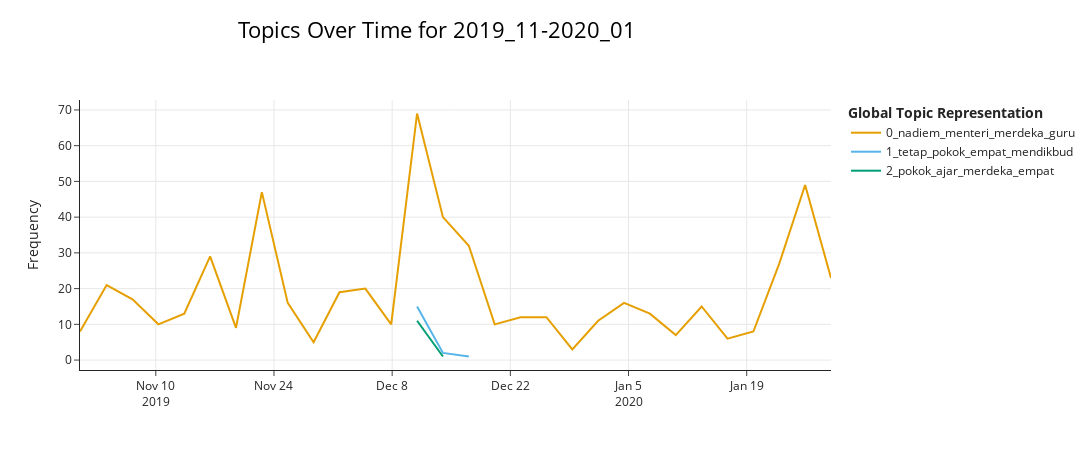
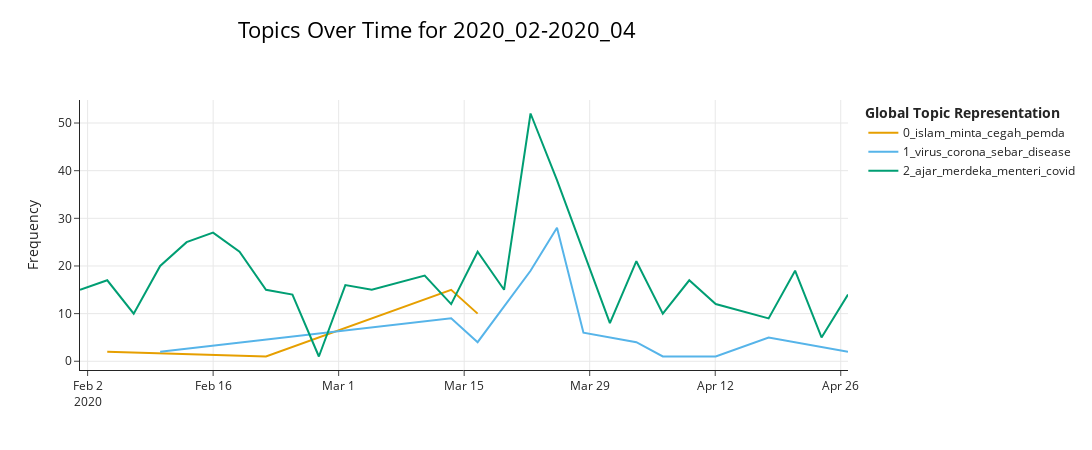
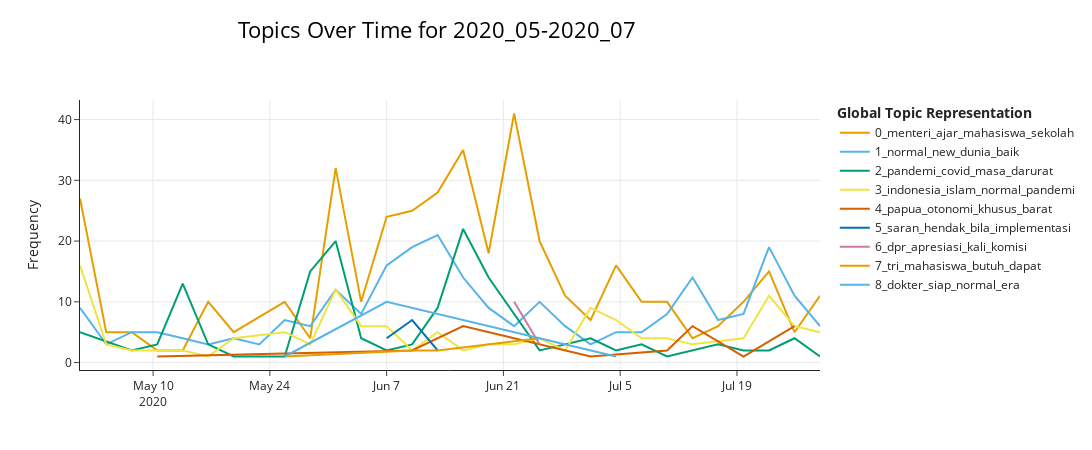
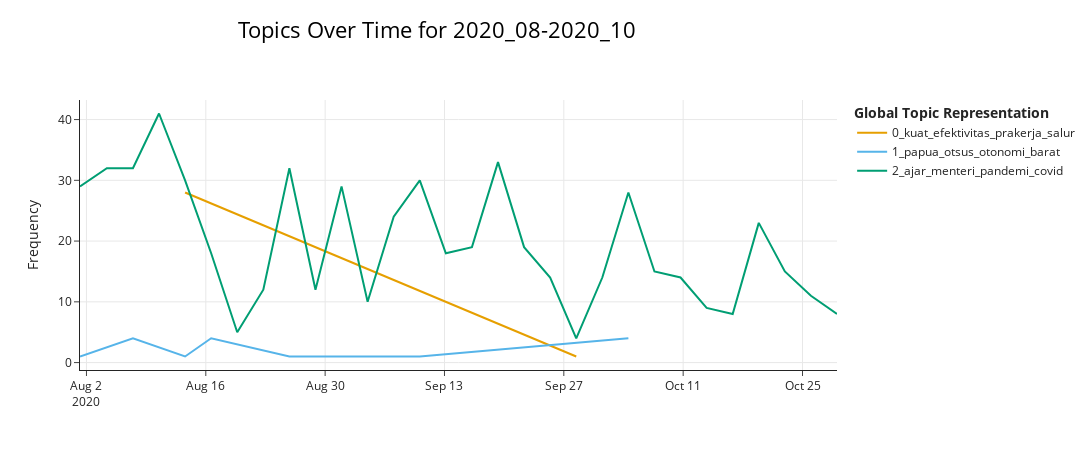

Write notebook code for charts like these, in order.
### Code cell
for period, result in results.items():
    fig = result['model'].visualize_topics_over_time(result['topics_over_time'], top_n_topics=10)
    fig.update_layout(title_text=f"Topics Over Time for {period}")
    fig.show()

### Figure 1 — Plotly figure (JSON) as saved in the notebook; plotly's stock layout.template omitted (floating-point values rounded to 4 significant figures)
{"data": [{"hoverinfo": "text", "hovertext": ["<b>Topic 0</b><br>Words: teu, buat, demo, agama, mun", "<b>Topic 0</b><br>Words: guru, amp, sehat, nadiem, jadi", "<b>Topic 0</b><br>Words: jadi, indonesia, coba, menteri, jangan", "<b>Topic 0</b><br>Words: anak, satu, makan, jadi, sedia", "<b>Topic 0</b><br>Words: tingkat, syarat, sehat, diklat, indeks", "<b>Topic 0</b><br>Words: kembang, nadiem, mendikbud, lima, indonesia", "<b>Topic 0</b><br>Words: jadi, masalah, teknik, mengakomodir, kau", "<b>Topic 0</b><br>Words: guru, jadi, nadiem, analisis, moga", "<b>Topic 0</b><br>Words: menteri, un, nadiem, blora, tau", "<b>Topic 0</b><br>Words: snmptn, utbk, kaji, analisis, arah", "<b>Topic 0</b><br>Words: aceh, jadi, guru, menteri, budaya", "<b>Topic 0</b><br>Words: banyak, guru, baru, jadi, kurikulum", "<b>Topic 0</b><br>Words: ppp, perempuan, politik, berapa, ibu", "<b>Topic 0</b><br>Words: nadiem, menteri, mendikbud, merdeka, makarim", "<b>Topic 0</b><br>Words: menteri, un, ganti, nadiem, ajar", "<b>Topic 0</b><br>Words: menteri, un, nadiem, hapus, ajar", "<b>Topic 0</b><br>Words: guru, lembaga, muhammadiyah, sistem, tuju", "<b>Topic 0</b><br>Words: nadiem, menteri, budaya, makarim, ajar", "<b>Topic 0</b><br>Words: mulus, jajah, abdul, jabar, jawa", "<b>Topic 0</b><br>Words: dewan, dialog, provinsi, publik, ajar", "<b>Topic 0</b><br>Words: ubah, kemendikbud, integrasi, apa, jadi", "<b>Topic 0</b><br>Words: malaysia, mundur, habis, kritik, menteri", "<b>Topic 0</b><br>Words: menteri, sekolah, jateng, ajar, sesi", "<b>Topic 0</b><br>Words: anies, banyak, ibu, anggar, bapak", "<b>Topic 0</b><br>Words: jago, ilmu, formal, non, arah", "<b>Topic 0</b><br>Words: anti, lingkung, masuk, nadiem, perintah", "<b>Topic 0</b><br>Words: kena, zonasi, malang, dokter, wapres", "<b>Topic 0</b><br>Words: merdeka, kampus, luncur, ajar, nadiem", "<b>Topic 0</b><br>Words: tinggi, merdeka, nadiem, kampus, makarim", "<b>Topic 0</b><br>Words: kampus, merdeka, nadiem, makarim, menteri"], "marker": {"color": "#E69F00"}, "mode": "lines", "name": "0_nadiem_menteri_merdeka_guru", "type": "scatter", "x": ["2019-11-01T00:30:28.732999+00:00", "2019-11-04T04:15:47.566666+00:00", "2019-11-07T05:48:43.133333+00:00", "2019-11-10T07:21:38.700000+00:00", "2019-11-13T08:54:34.266666+00:00", "2019-11-16T10:27:29.833333+00:00", "2019-11-19T12:00:25.400000+00:00", "2019-11-22T13:33:20.966666+00:00", "2019-11-25T15:06:16.533333+00:00", "2019-11-28T16:39:12.100000+00:00", "2019-12-01T18:12:07.666666+00:00", "2019-12-04T19:45:03.233333+00:00", "2019-12-07T21:17:58.800000+00:00", "2019-12-10T22:50:54.366666+00:00", "2019-12-14T00:23:49.933333+00:00", "2019-12-17T01:56:45.500000+00:00", "2019-12-20T03:29:41.066666+00:00", "2019-12-23T05:02:36.633333+00:00", "2019-12-26T06:35:32.200000+00:00", "2019-12-29T08:08:27.766666+00:00", "2020-01-01T09:41:23.333333+00:00", "2020-01-04T11:14:18.900000+00:00", "2020-01-07T12:47:14.466666+00:00", "2020-01-10T14:20:10.033333+00:00", "2020-01-13T15:53:05.600000+00:00", "2020-01-16T17:26:01.166666+00:00", "2020-01-19T18:58:56.733333+00:00", "2020-01-22T20:31:52.300000+00:00", "2020-01-25T22:04:47.866666+00:00", "2020-01-28T23:37:43.433333+00:00"], "y": [8, 21, 17, 10, 13, 29, 9, 47, 16, 5, 19, 20, 10, 69, 40, 32, 10, 12, 12, 3, 11, 16, 13, 7, 15, 6, 8, 27, 49, 23]}, {"hoverinfo": "text", "hovertext": ["<b>Topic 1</b><br>Words: tetap, pokok, empat, mendikbud, ajar", "<b>Topic 1</b><br>Words: tetap, pokok, empat, mendikbud, ajar", "<b>Topic 1</b><br>Words: tetap, pokok, empat, mendikbud, ajar"], "marker": {"color": "#56B4E9"}, "mode": "lines", "name": "1_tetap_pokok_empat_mendikbud", "type": "scatter", "x": ["2019-12-10T22:50:54.366666+00:00", "2019-12-14T00:23:49.933333+00:00", "2019-12-17T01:56:45.500000+00:00"], "y": [15, 2, 1]}, {"hoverinfo": "text", "hovertext": ["<b>Topic 2</b><br>Words: pokok, ajar, merdeka, empat, mendikbud", "<b>Topic 2</b><br>Words: pokok, luncur, ajar, merdeka, mendikbud"], "marker": {"color": "#009E73"}, "mode": "lines", "name": "2_pokok_ajar_merdeka_empat", "type": "scatter", "x": ["2019-12-10T22:50:54.366666+00:00", "2019-12-14T00:23:49.933333+00:00"], "y": [11, 1]}], "layout": {"height": 450, "hoverlabel": {"bgcolor": "white", "font": {"family": "Rockwell", "size": 16}}, "legend": {"title": {"text": "<b>Global Topic Representation"}}, "title": {"font": {"color": "Black", "size": 22}, "text": "Topics Over Time for 2019_11-2020_01", "x": 0.4, "xanchor": "center", "y": 0.95, "yanchor": "top"}, "width": 1250, "xaxis": {"showgrid": true}, "yaxis": {"showgrid": true, "title": {"text": "Frequency"}}}}

### Figure 2 — Plotly figure (JSON) as saved in the notebook; plotly's stock layout.template omitted (floating-point values rounded to 4 significant figures)
{"data": [{"hoverinfo": "text", "hovertext": ["<b>Topic 0</b><br>Words: islam, minta, cegah, pemda, buku", "<b>Topic 0</b><br>Words: islam, analisa, orde, jepang, belanda", "<b>Topic 0</b><br>Words: islam, minta, cegah, pemda, ikut", "<b>Topic 0</b><br>Words: islam, minta, cegah, pemda, ikut"], "marker": {"color": "#E69F00"}, "mode": "lines", "name": "0_islam_minta_cegah_pemda", "type": "scatter", "x": ["2020-02-04T04:34:06.066666+00:00", "2020-02-21T21:28:06.466666+00:00", "2020-03-13T13:11:06.933333+00:00", "2020-03-16T12:00:07+00:00"], "y": [2, 1, 15, 10]}, {"hoverinfo": "text", "hovertext": ["<b>Topic 1</b><br>Words: batam, rudi, hendri, apresiasi, virus", "<b>Topic 1</b><br>Words: corona, virus, sebar, edar, disease", "<b>Topic 1</b><br>Words: virus, corona, tunda, laksana, uji", "<b>Topic 1</b><br>Words: disease, darurat, sebar, masa, laksana", "<b>Topic 1</b><br>Words: virus, corona, masa, sebar, darurat", "<b>Topic 1</b><br>Words: virus, corona, sebar, darurat, laksana", "<b>Topic 1</b><br>Words: corona, surat, virus, sebar, edar", "<b>Topic 1</b><br>Words: kerja, rumah, rebak, virus, corona", "<b>Topic 1</b><br>Words: menindaklanjuti, disease, virus, corona, timur", "<b>Topic 1</b><br>Words: timur, jawa, panjang, corona, virus", "<b>Topic 1</b><br>Words: siswa, perintah, ajar, virus, beri"], "marker": {"color": "#56B4E9"}, "mode": "lines", "name": "1_virus_corona_sebar_disease", "type": "scatter", "x": ["2020-02-10T02:12:06.200000+00:00", "2020-03-13T13:11:06.933333+00:00", "2020-03-16T12:00:07+00:00", "2020-03-22T09:38:07.133333+00:00", "2020-03-25T08:27:07.200000+00:00", "2020-03-28T07:16:07.266666+00:00", "2020-04-03T04:54:07.400000+00:00", "2020-04-06T03:43:07.466666+00:00", "2020-04-12T01:21:07.600000+00:00", "2020-04-17T22:59:07.733333+00:00", "2020-04-26T19:26:07.933333+00:00"], "y": [2, 9, 4, 19, 28, 6, 4, 1, 1, 5, 2]}, {"hoverinfo": "text", "hovertext": ["<b>Topic 2</b><br>Words: vokasi, merdeka, nadiem, menteri, kampus", "<b>Topic 2</b><br>Words: pangan, merdeka, sekolah, kampus, harap", "<b>Topic 2</b><br>Words: analisis, buku, merdeka, urai, krisis", "<b>Topic 2</b><br>Words: menteri, sekolah, dana, merdeka, budaya", "<b>Topic 2</b><br>Words: jadi, sekolah, ajar, buat, budaya", "<b>Topic 2</b><br>Words: bayar, merdeka, menteri, sekolah, nadiem", "<b>Topic 2</b><br>Words: menteri, spp, budaya, nadiem, bayar", "<b>Topic 2</b><br>Words: olah, sekolah, menteri, kpai, guru", "<b>Topic 2</b><br>Words: merdeka, menteri, kalau, kampus, nasional", "<b>Topic 2</b><br>Words: polling, timbang, mang, moga, bidang", "<b>Topic 2</b><br>Words: merdeka, budaya, guru, ajar, menteri", "<b>Topic 2</b><br>Words: merdeka, kampus, semua, alur, memasilitasi", "<b>Topic 2</b><br>Words: merdeka, asing, tak, kampus, dunia", "<b>Topic 2</b><br>Words: libur, sekolah, balikpapan, unika, ajar", "<b>Topic 2</b><br>Words: perintah, ajar, guru, dinas, rumah", "<b>Topic 2</b><br>Words: merdeka, ajar, kampus, menteri, guru", "<b>Topic 2</b><br>Words: covid, ajar, siswa, mendikbud, diy", "<b>Topic 2</b><br>Words: covid, ajar, laksana, masa, darurat", "<b>Topic 2</b><br>Words: ajar, edar, surat, rumah, darurat", "<b>Topic 2</b><br>Words: rangka, dasar, kabupaten, provinsi, negara", "<b>Topic 2</b><br>Words: lbp, guru, enggak, perintah, covid", "<b>Topic 2</b><br>Words: luar, negeri, ajar, metode, sukses", "<b>Topic 2</b><br>Words: ajar, indonesia, times, daring, karakter", "<b>Topic 2</b><br>Words: rumah, ajar, menteri, covid, kampus", "<b>Topic 2</b><br>Words: bangsa, indonesia, pakar, ikn, cecep", "<b>Topic 2</b><br>Words: ajar, covid, enggak, ekonomi, lebih", "<b>Topic 2</b><br>Words: medis, ars, university, riset, tinggal", "<b>Topic 2</b><br>Words: amp, jauh, ajar, jarak, buat"], "marker": {"color": "#009E73"}, "mode": "lines", "name": "2_ajar_merdeka_menteri_covid", "type": "scatter", "x": ["2020-02-01T03:37:37.798000+00:00", "2020-02-04T04:34:06.066666+00:00", "2020-02-07T03:23:06.133333+00:00", "2020-02-10T02:12:06.200000+00:00", "2020-02-13T01:01:06.266666+00:00", "2020-02-15T23:50:06.333333+00:00", "2020-02-18T22:39:06.400000+00:00", "2020-02-21T21:28:06.466666+00:00", "2020-02-24T20:17:06.533333+00:00", "2020-02-27T19:06:06.600000+00:00", "2020-03-01T17:55:06.666666+00:00", "2020-03-04T16:44:06.733333+00:00", "2020-03-10T14:22:06.866666+00:00", "2020-03-13T13:11:06.933333+00:00", "2020-03-16T12:00:07+00:00", "2020-03-19T10:49:07.066666+00:00", "2020-03-22T09:38:07.133333+00:00", "2020-03-25T08:27:07.200000+00:00", "2020-03-28T07:16:07.266666+00:00", "2020-03-31T06:05:07.333333+00:00", "2020-04-03T04:54:07.400000+00:00", "2020-04-06T03:43:07.466666+00:00", "2020-04-09T02:32:07.533333+00:00", "2020-04-12T01:21:07.600000+00:00", "2020-04-17T22:59:07.733333+00:00", "2020-04-20T21:48:07.800000+00:00", "2020-04-23T20:37:07.866666+00:00", "2020-04-26T19:26:07.933333+00:00"], "y": [15, 17, 10, 20, 25, 27, 23, 15, 14, 1, 16, 15, 18, 12, 23, 15, 52, 38, 23, 8, 21, 10, 17, 12, 9, 19, 5, 14]}], "layout": {"height": 450, "hoverlabel": {"bgcolor": "white", "font": {"family": "Rockwell", "size": 16}}, "legend": {"title": {"text": "<b>Global Topic Representation"}}, "title": {"font": {"color": "Black", "size": 22}, "text": "Topics Over Time for 2020_02-2020_04", "x": 0.4, "xanchor": "center", "y": 0.95, "yanchor": "top"}, "width": 1250, "xaxis": {"showgrid": true}, "yaxis": {"showgrid": true, "title": {"text": "Frequency"}}}}

### Figure 3 — Plotly figure (JSON) as saved in the notebook; plotly's stock layout.template omitted (floating-point values rounded to 4 significant figures)
{"data": [{"hoverinfo": "text", "hovertext": ["<b>Topic 0</b><br>Words: mahasiswa, hari, nasional, undip, hubung", "<b>Topic 0</b><br>Words: vokasi, kemendikbud, terbit, khusus, minta", "<b>Topic 0</b><br>Words: direktur, jenderal, syahril, phddilantik, iwan", "<b>Topic 0</b><br>Words: bandar, himpun, dinas, masingmasing, lampung", "<b>Topic 0</b><br>Words: daoed, joesoef, mui, delegasi, kolonial", "<b>Topic 0</b><br>Words: kampus, manajemen, tuntut, mahasiswa, masing", "<b>Topic 0</b><br>Words: manajemen, pigai, uny, pil, jokowi", "<b>Topic 0</b><br>Words: pkb, menteri, budaya, baru, ajar", "<b>Topic 0</b><br>Words: negeri, joko, pesantrean, antarwilayah, dikpora", "<b>Topic 0</b><br>Words: menteri, kampus, buat, nya, laku", "<b>Topic 0</b><br>Words: soal, rakyat, contoh, dprd, kemarin", "<b>Topic 0</b><br>Words: perintah, pesantren, afirmasi, menteri, khusus", "<b>Topic 0</b><br>Words: tlng, kuliah, buat, mahasiswa, kembang", "<b>Topic 0</b><br>Words: menteri, pondok, umum, menko, pmk", "<b>Topic 0</b><br>Words: menteri, ajar, budaya, tahun, mahasiswa", "<b>Topic 0</b><br>Words: ajar, jarak, menteri, budaya, jauh", "<b>Topic 0</b><br>Words: menteri, jakarta, ppdb, dki, demo", "<b>Topic 0</b><br>Words: usia, sekolah, zonasi, murid, menteri", "<b>Topic 0</b><br>Words: sekolah, anak, zonasi, makin, ngada", "<b>Topic 0</b><br>Words: menteri, sekarang, bukan, ruwet, begini", "<b>Topic 0</b><br>Words: menteri, denpasar, mahasiswa, perintah, turun", "<b>Topic 0</b><br>Words: tua, buntut, orang, ppdb, polemik", "<b>Topic 0</b><br>Words: menteri, uu, sekolah, kampus, thomas", "<b>Topic 0</b><br>Words: kondisi, memang, jangan, hilih, mbak", "<b>Topic 0</b><br>Words: bakal, daftar, kok, kalo, kampus", "<b>Topic 0</b><br>Words: kau, tentu, menteri, ajar, udayana", "<b>Topic 0</b><br>Words: menteri, garut, nya, mendikbud, sekolah", "<b>Topic 0</b><br>Words: menteri, obrol, sekarang, hidup, homeschooling", "<b>Topic 0</b><br>Words: menteri, data, suluh, sekolah, hidup"], "marker": {"color": "#E69F00"}, "mode": "lines", "name": "0_menteri_ajar_mahasiswa_sekolah", "type": "scatter", "x": ["2020-05-01T05:44:38.976999+00:00", "2020-05-04T09:17:14.100000+00:00", "2020-05-07T10:37:48.200000+00:00", "2020-05-10T11:58:22.300000+00:00", "2020-05-13T13:18:56.400000+00:00", "2020-05-16T14:39:30.500000+00:00", "2020-05-19T16:00:04.600000+00:00", "2020-05-25T18:41:12.800000+00:00", "2020-05-28T20:01:46.900000+00:00", "2020-05-31T21:22:21+00:00", "2020-06-03T22:42:55.100000+00:00", "2020-06-07T00:03:29.200000+00:00", "2020-06-10T01:24:03.300000+00:00", "2020-06-13T02:44:37.400000+00:00", "2020-06-16T04:05:11.500000+00:00", "2020-06-19T05:25:45.600000+00:00", "2020-06-22T06:46:19.700000+00:00", "2020-06-25T08:06:53.800000+00:00", "2020-06-28T09:27:27.900000+00:00", "2020-07-01T10:48:02+00:00", "2020-07-04T12:08:36.100000+00:00", "2020-07-07T13:29:10.200000+00:00", "2020-07-10T14:49:44.300000+00:00", "2020-07-13T16:10:18.400000+00:00", "2020-07-16T17:30:52.500000+00:00", "2020-07-19T18:51:26.600000+00:00", "2020-07-22T20:12:00.700000+00:00", "2020-07-25T21:32:34.800000+00:00", "2020-07-28T22:53:08.900000+00:00"], "y": [27, 5, 5, 2, 2, 10, 5, 10, 4, 32, 10, 24, 25, 28, 35, 18, 41, 20, 11, 7, 16, 10, 10, 4, 6, 10, 15, 5, 11]}, {"hoverinfo": "text", "hovertext": ["<b>Topic 1</b><br>Words: rakyat, bangsa, buah, ajar, hari", "<b>Topic 1</b><br>Words: mulia, langit, setinggi, terhormattidak, perspektif", "<b>Topic 1</b><br>Words: baru, edukreator, akademi, insan, bebas", "<b>Topic 1</b><br>Words: sosial, bapak, tak, lpes, malu", "<b>Topic 1</b><br>Words: lihat, baik, politik, hidup, semua", "<b>Topic 1</b><br>Words: sekarang, dunia, ekonomi, bangsa, kondisi", "<b>Topic 1</b><br>Words: mungkin, kesel, prank, makin, miskin", "<b>Topic 1</b><br>Words: harga, paham, jelas, masyarakat, perlu", "<b>Topic 1</b><br>Words: normal, new, batam, sektor, sisi", "<b>Topic 1</b><br>Words: press, conference, kang, jabar, sore", "<b>Topic 1</b><br>Words: sahabat, normal, jabar, sore, enggak", "<b>Topic 1</b><br>Words: anggar, agam, tingkat, new, kata", "<b>Topic 1</b><br>Words: sosial, usul, ekonomi, selalu, rakyat", "<b>Topic 1</b><br>Words: normal, new, perintah, politik, nampaknya", "<b>Topic 1</b><br>Words: batas, undang, normal, new, ajang", "<b>Topic 1</b><br>Words: sih, baik, antah, ekonomi, normal", "<b>Topic 1</b><br>Words: kirakira, legislator, puji, new, ajar", "<b>Topic 1</b><br>Words: bangsa, ganti, murid, pejaratan, kapitalisme", "<b>Topic 1</b><br>Words: kaum, tarik, zonasi, buat, hehe", "<b>Topic 1</b><br>Words: negara, wajib, sehat, poin, busuk", "<b>Topic 1</b><br>Words: ganti, mikir, ajang, mbok, kurikulum", "<b>Topic 1</b><br>Words: refleksi, nadiem, percaya, apa, sektor", "<b>Topic 1</b><br>Words: rb, buka, rumus, pak, lah", "<b>Topic 1</b><br>Words: ekonomi, sosial, nafas, atur, lihat", "<b>Topic 1</b><br>Words: rakyat, bukan, buat, baik, ganti", "<b>Topic 1</b><br>Words: rakyat, sehat, gin, faktor, orang", "<b>Topic 1</b><br>Words: sd, online, amp, ponsel, jangka", "<b>Topic 1</b><br>Words: ribu, dunia, banyak, ajar, punya", "<b>Topic 1</b><br>Words: ribu, bpip, sejarah, sosial, masyarakat", "<b>Topic 1</b><br>Words: murid, tri, mas, betapa, orang"], "marker": {"color": "#56B4E9"}, "mode": "lines", "name": "1_normal_new_dunia_baik", "type": "scatter", "x": ["2020-05-01T05:44:38.976999+00:00", "2020-05-04T09:17:14.100000+00:00", "2020-05-07T10:37:48.200000+00:00", "2020-05-10T11:58:22.300000+00:00", "2020-05-13T13:18:56.400000+00:00", "2020-05-16T14:39:30.500000+00:00", "2020-05-19T16:00:04.600000+00:00", "2020-05-22T17:20:38.700000+00:00", "2020-05-25T18:41:12.800000+00:00", "2020-05-28T20:01:46.900000+00:00", "2020-05-31T21:22:21+00:00", "2020-06-03T22:42:55.100000+00:00", "2020-06-07T00:03:29.200000+00:00", "2020-06-10T01:24:03.300000+00:00", "2020-06-13T02:44:37.400000+00:00", "2020-06-16T04:05:11.500000+00:00", "2020-06-19T05:25:45.600000+00:00", "2020-06-22T06:46:19.700000+00:00", "2020-06-25T08:06:53.800000+00:00", "2020-06-28T09:27:27.900000+00:00", "2020-07-01T10:48:02+00:00", "2020-07-04T12:08:36.100000+00:00", "2020-07-07T13:29:10.200000+00:00", "2020-07-10T14:49:44.300000+00:00", "2020-07-13T16:10:18.400000+00:00", "2020-07-16T17:30:52.500000+00:00", "2020-07-19T18:51:26.600000+00:00", "2020-07-22T20:12:00.700000+00:00", "2020-07-25T21:32:34.800000+00:00", "2020-07-28T22:53:08.900000+00:00"], "y": [9, 3, 5, 5, 4, 3, 4, 3, 7, 6, 12, 8, 16, 19, 21, 14, 9, 6, 10, 6, 3, 5, 5, 8, 14, 7, 8, 19, 11, 6]}, {"hoverinfo": "text", "hovertext": ["<b>Topic 2</b><br>Words: pandemi, covid, terbang, masa, larang", "<b>Topic 2</b><br>Words: pandemi, soon, smi, coming, rubah", "<b>Topic 2</b><br>Words: covid, pandemi, mei, tinggal, masa", "<b>Topic 2</b><br>Words: lama, pandemi, ubah, covid, masa", "<b>Topic 2</b><br>Words: pandemi, medan, covid, tanggal, masa", "<b>Topic 2</b><br>Words: uji, perkembanga, deret, rangkai, covid", "<b>Topic 2</b><br>Words: faktor, sisi, disiplin, kolektif, gagal", "<b>Topic 2</b><br>Words: panjang, diy, masa, darurat, covid", "<b>Topic 2</b><br>Words: jawa, timur, masa, covid, pandemi", "<b>Topic 2</b><br>Words: inklusi, jepang, pandemi, murid, bantu", "<b>Topic 2</b><br>Words: pandemik, relaksasi, spp, beban, segera", "<b>Topic 2</b><br>Words: stafstafnya, pecah, pandemi, ku, heran", "<b>Topic 2</b><br>Words: pandemi, covid, bahas, sama, masa", "<b>Topic 2</b><br>Words: pandemi, masa, covid, prinsip, tahu", "<b>Topic 2</b><br>Words: dukung, pandemi, luncur, covid, dampak", "<b>Topic 2</b><br>Words: pandemi, masa, dukung, terus, covid", "<b>Topic 2</b><br>Words: zona, ima, khusi, makariem, wilayah", "<b>Topic 2</b><br>Words: mimbar, pandemi, intelektual, tinggi, masa", "<b>Topic 2</b><br>Words: saksi, pandemi, tayang, coronavirus, sabtu", "<b>Topic 2</b><br>Words: sekolah, pandemi, sembuh, duniawi, selaras", "<b>Topic 2</b><br>Words: pandemic, dunia, masa, baru, pandemi", "<b>Topic 2</b><br>Words: pandemi, covid, solutif, entah, masa", "<b>Topic 2</b><br>Words: pandemi, masa, sih, tegel, kapital", "<b>Topic 2</b><br>Words: demonstrasi, pandemi, unila, bem, bawa", "<b>Topic 2</b><br>Words: pandemi, nya, masa, siswa, acapkali", "<b>Topic 2</b><br>Words: pandemi, bengkalai, kntl, kulon, tidur"], "marker": {"color": "#009E73"}, "mode": "lines", "name": "2_pandemi_covid_masa_darurat", "type": "scatter", "x": ["2020-05-01T05:44:38.976999+00:00", "2020-05-07T10:37:48.200000+00:00", "2020-05-10T11:58:22.300000+00:00", "2020-05-13T13:18:56.400000+00:00", "2020-05-16T14:39:30.500000+00:00", "2020-05-19T16:00:04.600000+00:00", "2020-05-25T18:41:12.800000+00:00", "2020-05-28T20:01:46.900000+00:00", "2020-05-31T21:22:21+00:00", "2020-06-03T22:42:55.100000+00:00", "2020-06-07T00:03:29.200000+00:00", "2020-06-10T01:24:03.300000+00:00", "2020-06-13T02:44:37.400000+00:00", "2020-06-16T04:05:11.500000+00:00", "2020-06-19T05:25:45.600000+00:00", "2020-06-22T06:46:19.700000+00:00", "2020-06-25T08:06:53.800000+00:00", "2020-07-01T10:48:02+00:00", "2020-07-04T12:08:36.100000+00:00", "2020-07-07T13:29:10.200000+00:00", "2020-07-10T14:49:44.300000+00:00", "2020-07-16T17:30:52.500000+00:00", "2020-07-19T18:51:26.600000+00:00", "2020-07-22T20:12:00.700000+00:00", "2020-07-25T21:32:34.800000+00:00", "2020-07-28T22:53:08.900000+00:00"], "y": [5, 2, 3, 13, 3, 1, 1, 15, 20, 4, 2, 3, 9, 22, 14, 8, 2, 4, 2, 3, 1, 3, 2, 2, 4, 1]}, {"hoverinfo": "text", "hovertext": ["<b>Topic 3</b><br>Words: indonesia, ing, moga, pandemi, baik", "<b>Topic 3</b><br>Words: indonesia, sangsi, nasional, kalau, masalah", "<b>Topic 3</b><br>Words: indonesia, kalian, mentok, indonesiamasih, esai", "<b>Topic 3</b><br>Words: win, aco, orangorang, kualitas, pantas", "<b>Topic 3</b><br>Words: poljam, jambi, force, seminar, narasumber", "<b>Topic 3</b><br>Words: indonesia, hi, ptn, pil, bukti", "<b>Topic 3</b><br>Words: kalian, ado, yusuf, indonesia, new", "<b>Topic 3</b><br>Words: mergo, gurune, indonesia, sing, vokasi", "<b>Topic 3</b><br>Words: islam, normal, indonesia, new, masuk", "<b>Topic 3</b><br>Words: sesi, ora, muhammadiyah, indonesia, human", "<b>Topic 3</b><br>Words: indonesia, ekonomi, didownload, sandungan, reportnya", "<b>Topic 3</b><br>Words: tentu, berikn, enak, hidayah, sengsara", "<b>Topic 3</b><br>Words: kemndikbud, indonesia, pusatgugus, pasuk, penting", "<b>Topic 3</b><br>Words: santri, kamaruddin, dirjen, amin, pasti", "<b>Topic 3</b><br>Words: pesantren, hamidah, menganaktirikan, sowan, luluk", "<b>Topic 3</b><br>Words: bos, trmksh, sosok, diam, anggota", "<b>Topic 3</b><br>Words: soal, jemaah, wae, podo, gek", "<b>Topic 3</b><br>Words: bidik, agresif, basis, tangkal, panislamisme", "<b>Topic 3</b><br>Words: indonesia, transformasi, buru, asumsi, riset", "<b>Topic 3</b><br>Words: indonesia, artikel, wa, sobat, sama", "<b>Topic 3</b><br>Words: indonesia, arti, ganti, salah, tiap", "<b>Topic 3</b><br>Words: uu, agama, gt, reposted, islam", "<b>Topic 3</b><br>Words: maya, indonesia, timbul, atau, dunia", "<b>Topic 3</b><br>Words: indonesia, dadi, mengtri, ora, batas", "<b>Topic 3</b><br>Words: indonesia, nu, nadiem, muhammadiyah, merdeka", "<b>Topic 3</b><br>Words: keliru, gadai, gerindra, copot, indonesia", "<b>Topic 3</b><br>Words: indonesia, advokasi, bagus, maju, mungkin"], "marker": {"color": "#F0E442"}, "mode": "lines", "name": "3_indonesia_islam_normal_pandemi", "type": "scatter", "x": ["2020-05-01T05:44:38.976999+00:00", "2020-05-04T09:17:14.100000+00:00", "2020-05-07T10:37:48.200000+00:00", "2020-05-13T13:18:56.400000+00:00", "2020-05-16T14:39:30.500000+00:00", "2020-05-19T16:00:04.600000+00:00", "2020-05-25T18:41:12.800000+00:00", "2020-05-28T20:01:46.900000+00:00", "2020-05-31T21:22:21+00:00", "2020-06-03T22:42:55.100000+00:00", "2020-06-07T00:03:29.200000+00:00", "2020-06-10T01:24:03.300000+00:00", "2020-06-13T02:44:37.400000+00:00", "2020-06-16T04:05:11.500000+00:00", "2020-06-19T05:25:45.600000+00:00", "2020-06-22T06:46:19.700000+00:00", "2020-06-25T08:06:53.800000+00:00", "2020-06-28T09:27:27.900000+00:00", "2020-07-01T10:48:02+00:00", "2020-07-04T12:08:36.100000+00:00", "2020-07-07T13:29:10.200000+00:00", "2020-07-10T14:49:44.300000+00:00", "2020-07-13T16:10:18.400000+00:00", "2020-07-19T18:51:26.600000+00:00", "2020-07-22T20:12:00.700000+00:00", "2020-07-25T21:32:34.800000+00:00", "2020-07-28T22:53:08.900000+00:00"], "y": [16, 3, 2, 2, 1, 4, 5, 3, 12, 6, 6, 2, 5, 2, 3, 3, 4, 2, 9, 7, 4, 4, 3, 4, 11, 6, 5]}, {"hoverinfo": "text", "hovertext": ["<b>Topic 4</b><br>Words: papua, ntt, tawar, endonesah, dikit", "<b>Topic 4</b><br>Words: papua, bidang, timpa, pusatmelainkan, otsus", "<b>Topic 4</b><br>Words: papua, bangun, infrastruktur, otonomi, michael", "<b>Topic 4</b><br>Words: papua, otonomi, tanah, infrastruktur, bangun", "<b>Topic 4</b><br>Words: papua, barat, otsus, otonomi, perintah", "<b>Topic 4</b><br>Words: papua, otonomi, khusus, asli, citacitanya", "<b>Topic 4</b><br>Words: papua, emas, barat, otonomi, bangun", "<b>Topic 4</b><br>Words: papua, otonomi, barat, sdm, sendiri"], "marker": {"color": "#D55E00"}, "mode": "lines", "name": "4_papua_otonomi_khusus_barat", "type": "scatter", "x": ["2020-05-10T11:58:22.300000+00:00", "2020-06-10T01:24:03.300000+00:00", "2020-06-16T04:05:11.500000+00:00", "2020-07-01T10:48:02+00:00", "2020-07-10T14:49:44.300000+00:00", "2020-07-13T16:10:18.400000+00:00", "2020-07-19T18:51:26.600000+00:00", "2020-07-25T21:32:34.800000+00:00"], "y": [1, 2, 6, 1, 2, 6, 1, 6]}, {"hoverinfo": "text", "hovertext": ["<b>Topic 5</b><br>Words: saran, hendak, bila, implementasi, dar", "<b>Topic 5</b><br>Words: hendak, saran, bila, implementasi, dar", "<b>Topic 5</b><br>Words: hendak, saran, bila, implementasi, dar"], "marker": {"color": "#0072B2"}, "mode": "lines", "name": "5_saran_hendak_bila_implementasi", "type": "scatter", "x": ["2020-06-07T00:03:29.200000+00:00", "2020-06-10T01:24:03.300000+00:00", "2020-06-13T02:44:37.400000+00:00"], "y": [4, 7, 2]}, {"hoverinfo": "text", "hovertext": ["<b>Topic 6</b><br>Words: apresiasi, dpr, kali, komisi, bantu", "<b>Topic 6</b><br>Words: dpr, kali, komisi, relaksasi, biaya"], "marker": {"color": "#CC79A7"}, "mode": "lines", "name": "6_dpr_apresiasi_kali_komisi", "type": "scatter", "x": ["2020-06-22T06:46:19.700000+00:00", "2020-06-25T08:06:53.800000+00:00"], "y": [10, 3]}, {"hoverinfo": "text", "hovertext": ["<b>Topic 7</b><br>Words: akademika, sivitas, dosen, dr, tenaga", "<b>Topic 7</b><br>Words: perancis, mending, jerman, edc, bahasa", "<b>Topic 7</b><br>Words: butuh, tri, untuk, aktor, kebijakanyang", "<b>Topic 7</b><br>Words: mahasiswa, satu, tiga, dukung, mendikbud", "<b>Topic 7</b><br>Words: dapat, multibahasa, kebudayan, aksaranews, bio"], "marker": {"color": "#E69F00"}, "mode": "lines", "name": "7_tri_mahasiswa_butuh_dapat", "type": "scatter", "x": ["2020-05-25T18:41:12.800000+00:00", "2020-06-10T01:24:03.300000+00:00", "2020-06-13T02:44:37.400000+00:00", "2020-06-19T05:25:45.600000+00:00", "2020-06-25T08:06:53.800000+00:00"], "y": [1, 2, 2, 3, 4]}, {"hoverinfo": "text", "hovertext": ["<b>Topic 8</b><br>Words: virtual, sepenuh, perlu, pesantren, khusus", "<b>Topic 8</b><br>Words: dokter, siap, normal, era, baru", "<b>Topic 8</b><br>Words: siap, beberapa, dokter, kerumun, protokol"], "marker": {"color": "#56B4E9"}, "mode": "lines", "name": "8_dokter_siap_normal_era", "type": "scatter", "x": ["2020-05-25T18:41:12.800000+00:00", "2020-06-07T00:03:29.200000+00:00", "2020-07-04T12:08:36.100000+00:00"], "y": [1, 10, 1]}], "layout": {"height": 450, "hoverlabel": {"bgcolor": "white", "font": {"family": "Rockwell", "size": 16}}, "legend": {"title": {"text": "<b>Global Topic Representation"}}, "title": {"font": {"color": "Black", "size": 22}, "text": "Topics Over Time for 2020_05-2020_07", "x": 0.4, "xanchor": "center", "y": 0.95, "yanchor": "top"}, "width": 1250, "xaxis": {"showgrid": true}, "yaxis": {"showgrid": true, "title": {"text": "Frequency"}}}}

### Figure 4 — Plotly figure (JSON) as saved in the notebook; plotly's stock layout.template omitted (floating-point values rounded to 4 significant figures)
{"data": [{"hoverinfo": "text", "hovertext": ["<b>Topic 0</b><br>Words: kuat, prakerja, efektivitas, salur, kartu", "<b>Topic 0</b><br>Words: tingkat, lkt, menindaklanjuti, kuat, profesionalisme"], "marker": {"color": "#E69F00"}, "mode": "lines", "name": "0_kuat_efektivitas_prakerja_salur", "type": "scatter", "x": ["2020-08-13T13:40:23.733333+00:00", "2020-09-28T10:56:45.233333+00:00"], "y": [28, 1]}, {"hoverinfo": "text", "hovertext": ["<b>Topic 1</b><br>Words: papua, otonomi, otsus, roh, khusus", "<b>Topic 1</b><br>Words: papua, otonomi, otsus, prestasi, beasiswa", "<b>Topic 1</b><br>Words: papua, barat, pemudapemuda, hs, ppi", "<b>Topic 1</b><br>Words: papua, barat, otsus, otonomi, implementasi", "<b>Topic 1</b><br>Words: papua, otsus, mbawa, mperpanjang, tlh", "<b>Topic 1</b><br>Words: filipina, papua, komisi, tinggi, waris", "<b>Topic 1</b><br>Words: papua, kurang, cukup, mngekspos, otsus", "<b>Topic 1</b><br>Words: papua, yaaotsus, mensejahterkan, sogok, otsus", "<b>Topic 1</b><br>Words: papua, barat, otonomi, khusus, putra"], "marker": {"color": "#56B4E9"}, "mode": "lines", "name": "1_papua_otsus_otonomi_barat", "type": "scatter", "x": ["2020-08-01T05:47:52.836999+00:00", "2020-08-07T10:50:12.866666+00:00", "2020-08-13T13:40:23.733333+00:00", "2020-08-16T15:05:29.166666+00:00", "2020-08-25T19:20:45.466666+00:00", "2020-08-28T20:45:50.900000+00:00", "2020-09-07T01:01:07.200000+00:00", "2020-09-10T02:26:12.633333+00:00", "2020-10-04T13:46:56.100000+00:00"], "y": [1, 4, 1, 4, 1, 1, 1, 1, 4]}, {"hoverinfo": "text", "hovertext": ["<b>Topic 2</b><br>Words: program, covid, nadiem, perintah, sebut", "<b>Topic 2</b><br>Words: sekolah, indonesia, jadi, amp, menteri", "<b>Topic 2</b><br>Words: ajar, menteri, sekolah, zona, kuning", "<b>Topic 2</b><br>Words: sekolah, pandemi, ajar, masa, covid", "<b>Topic 2</b><br>Words: covid, laku, reformasi, budaya, ajar", "<b>Topic 2</b><br>Words: aspek, indonesia, jadi, angkat, kemendikbud", "<b>Topic 2</b><br>Words: gue, baju, covid, pandemi, pakai", "<b>Topic 2</b><br>Words: kira, tak, utbk, ringan, uny", "<b>Topic 2</b><br>Words: ajar, menteri, pandemi, kemendikbud, covid", "<b>Topic 2</b><br>Words: pandemi, satu, ajar, bapak, ki", "<b>Topic 2</b><br>Words: ajar, pandemi, covid, masa, menteri", "<b>Topic 2</b><br>Words: rutinitas, perhati, alokasi, anggar, covid", "<b>Topic 2</b><br>Words: menteri, beri, nilai, positif, siswa", "<b>Topic 2</b><br>Words: tv, siar, ajar, mahasiswa, bikin", "<b>Topic 2</b><br>Words: inews, merdeka, pandemi, youtube, tengah", "<b>Topic 2</b><br>Words: sejarah, kurikulum, leader, indonesia, jadi", "<b>Topic 2</b><br>Words: mahasura, salam, muda, ajar, covid", "<b>Topic 2</b><br>Words: dinas, ajar, kurikulum, budaya, perintah", "<b>Topic 2</b><br>Words: bantu, kuota, internet, nadiem, budaya", "<b>Topic 2</b><br>Words: amp, bangsa, tetap, masuk, tak", "<b>Topic 2</b><br>Words: kampus, merdeka, menteri, indonesia, sama", "<b>Topic 2</b><br>Words: buat, ganti, ajar, pandemi, indonesia", "<b>Topic 2</b><br>Words: ajar, jadi, nasional, menteri, atur", "<b>Topic 2</b><br>Words: formal, kemendikbud, uji, bakamla, kampus", "<b>Topic 2</b><br>Words: cuci, tangan, sabun, menteri, lewat", "<b>Topic 2</b><br>Words: politik, nadin, bogor, pak, tenaga", "<b>Topic 2</b><br>Words: sama, perintah, pandemi, masa, nasional", "<b>Topic 2</b><br>Words: evaluasi, jadi, mampu, politik, ambil", "<b>Topic 2</b><br>Words: bagai, satu, visi, pandemi, indonesia", "<b>Topic 2</b><br>Words: mana, kerja, masyarakat, gelargelar, demokratis"], "marker": {"color": "#009E73"}, "mode": "lines", "name": "2_ajar_menteri_pandemi_covid", "type": "scatter", "x": ["2020-08-01T05:47:52.836999+00:00", "2020-08-04T09:25:07.433333+00:00", "2020-08-07T10:50:12.866666+00:00", "2020-08-10T12:15:18.300000+00:00", "2020-08-13T13:40:23.733333+00:00", "2020-08-16T15:05:29.166666+00:00", "2020-08-19T16:30:34.600000+00:00", "2020-08-22T17:55:40.033333+00:00", "2020-08-25T19:20:45.466666+00:00", "2020-08-28T20:45:50.900000+00:00", "2020-08-31T22:10:56.333333+00:00", "2020-09-03T23:36:01.766666+00:00", "2020-09-07T01:01:07.200000+00:00", "2020-09-10T02:26:12.633333+00:00", "2020-09-13T03:51:18.066666+00:00", "2020-09-16T05:16:23.500000+00:00", "2020-09-19T06:41:28.933333+00:00", "2020-09-22T08:06:34.366666+00:00", "2020-09-25T09:31:39.800000+00:00", "2020-09-28T10:56:45.233333+00:00", "2020-10-01T12:21:50.666666+00:00", "2020-10-04T13:46:56.100000+00:00", "2020-10-07T15:12:01.533333+00:00", "2020-10-10T16:37:06.966666+00:00", "2020-10-13T18:02:12.400000+00:00", "2020-10-16T19:27:17.833333+00:00", "2020-10-19T20:52:23.266666+00:00", "2020-10-22T22:17:28.700000+00:00", "2020-10-25T23:42:34.133333+00:00", "2020-10-29T01:07:39.566666+00:00"], "y": [29, 32, 32, 41, 30, 18, 5, 12, 32, 12, 29, 10, 24, 30, 18, 19, 33, 19, 14, 4, 14, 28, 15, 14, 9, 8, 23, 15, 11, 8]}], "layout": {"height": 450, "hoverlabel": {"bgcolor": "white", "font": {"family": "Rockwell", "size": 16}}, "legend": {"title": {"text": "<b>Global Topic Representation"}}, "title": {"font": {"color": "Black", "size": 22}, "text": "Topics Over Time for 2020_08-2020_10", "x": 0.4, "xanchor": "center", "y": 0.95, "yanchor": "top"}, "width": 1250, "xaxis": {"showgrid": true}, "yaxis": {"showgrid": true, "title": {"text": "Frequency"}}}}
